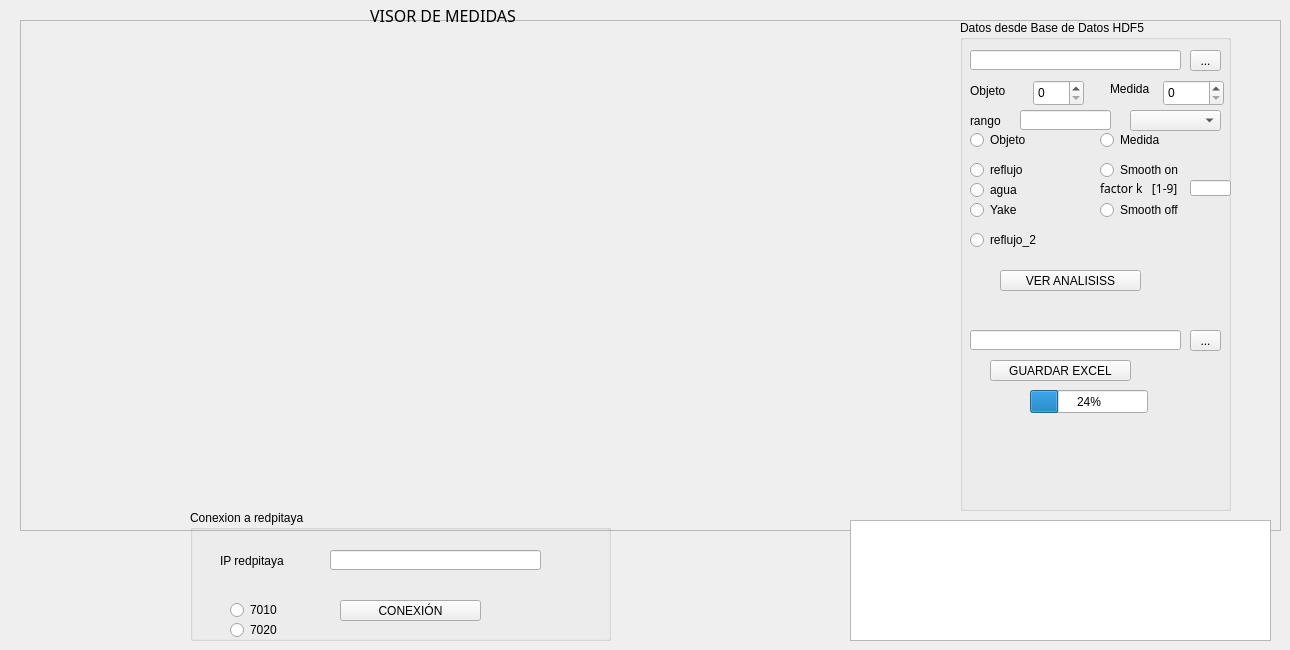
         <widget class="QWidget" name="analisis">
          <attribute name="title">
           <string>ANALISIS</string>
          </attribute>
          <widget class="QFrame" name="frame_14">
           <property name="geometry">
            <rect>
             <x>20</x>
             <y>20</y>
             <width>1261</width>
             <height>511</height>
            </rect>
           </property>
           <property name="frameShape">
            <enum>QFrame::StyledPanel</enum>
           </property>
           <property name="frameShadow">
            <enum>QFrame::Raised</enum>
           </property>
           <widget class="QWidget" name="verticalLayoutWidget_11">
            <property name="geometry">
             <rect>
              <x>0</x>
              <y>10</y>
              <width>921</width>
              <height>481</height>
             </rect>
            </property>
            <layout class="QVBoxLayout" name="mpl_4"/>
           </widget>
           <widget class="QGroupBox" name="groupBox_60">
            <property name="geometry">
             <rect>
              <x>940</x>
              <y>0</y>
              <width>271</width>
              <height>491</height>
             </rect>
            </property>
            <property name="title">
             <string>Datos desde Base de Datos HDF5</string>
            </property>
            <widget class="QLineEdit" name="load_path_17">
             <property name="geometry">
              <rect>
               <x>10</x>
               <y>30</y>
               <width>211</width>
               <height>20</height>
              </rect>
             </property>
             <property name="readOnly">
              <bool>false</bool>
             </property>
            </widget>
            <widget class="QToolButton" name="toolButton_load_17">
             <property name="geometry">
              <rect>
               <x>230</x>
               <y>30</y>
               <width>31</width>
               <height>21</height>
              </rect>
             </property>
             <property name="text">
              <string>...</string>
             </property>
            </widget>
            <widget class="QSpinBox" name="spinBox_pollo_6">
             <property name="geometry">
              <rect>
               <x>73</x>
               <y>60</y>
               <width>51</width>
               <height>26</height>
              </rect>
             </property>
             <property name="maximum">
              <number>9999</number>
             </property>
            </widget>
            <widget class="QLabel" name="label_167">
             <property name="geometry">
              <rect>
               <x>10</x>
               <y>60</y>
               <width>67</width>
               <height>21</height>
              </rect>
             </property>
             <property name="text">
              <string>Objeto</string>
             </property>
            </widget>
            <widget class="QLabel" name="label_168">
             <property name="geometry">
              <rect>
               <x>150</x>
               <y>60</y>
               <width>67</width>
               <height>17</height>
              </rect>
             </property>
             <property name="text">
              <string>Medida</string>
             </property>
            </widget>
            <widget class="QSpinBox" name="spinBox_medida_6">
             <property name="geometry">
              <rect>
               <x>203</x>
               <y>60</y>
               <width>61</width>
               <height>26</height>
              </rect>
             </property>
             <property name="maximum">
              <number>9999</number>
             </property>
            </widget>
            <widget class="QPushButton" name="VER_ANALISIS">
             <property name="geometry">
              <rect>
               <x>40</x>
               <y>250</y>
               <width>141</width>
               <height>21</height>
              </rect>
             </property>
             <property name="text">
              <string>VER ANALISISS</string>
             </property>
            </widget>
            <widget class="QComboBox" name="comboBox_trazaA_4">
             <property name="geometry">
              <rect>
               <x>170</x>
               <y>90</y>
               <width>91</width>
               <height>21</height>
              </rect>
             </property>
             <property name="maxVisibleItems">
              <number>6</number>
             </property>
            </widget>
            <widget class="QRadioButton" name="radioButton_tipoanalisis">
             <property name="geometry">
              <rect>
               <x>10</x>
               <y>140</y>
               <width>95</width>
               <height>20</height>
              </rect>
             </property>
             <property name="text">
              <string>reflujo</string>
             </property>
            </widget>
            <widget class="QRadioButton" name="radioButton_tipoanalisis_2">
             <property name="geometry">
              <rect>
               <x>10</x>
               <y>160</y>
               <width>95</width>
               <height>20</height>
              </rect>
             </property>
             <property name="text">
              <string>agua</string>
             </property>
            </widget>
            <widget class="QRadioButton" name="radioButton_tipoanalisis_3">
             <property name="geometry">
              <rect>
               <x>10</x>
               <y>180</y>
               <width>95</width>
               <height>20</height>
              </rect>
             </property>
             <property name="text">
              <string>Yake</string>
             </property>
            </widget>
            <widget class="QRadioButton" name="SMOOTH_ON_2">
             <property name="geometry">
              <rect>
               <x>140</x>
               <y>140</y>
               <width>111</width>
               <height>20</height>
              </rect>
             </property>
             <property name="text">
              <string>Smooth on</string>
             </property>
            </widget>
            <widget class="QRadioButton" name="SMOOTH_OFF_2">
             <property name="geometry">
              <rect>
               <x>140</x>
               <y>180</y>
               <width>111</width>
               <height>20</height>
              </rect>
             </property>
             <property name="text">
              <string>Smooth off</string>
             </property>
            </widget>
            <widget class="QLabel" name="label_61">
             <property name="geometry">
              <rect>
               <x>140</x>
               <y>160</y>
               <width>121</width>
               <height>16</height>
              </rect>
             </property>
             <property name="font">
              <font>
               <family>Courier 10 Pitch</family>
               <pointsize>9</pointsize>
              </font>
             </property>
             <property name="text">
              <string>factor k   [1-9]</string>
             </property>
            </widget>
            <widget class="QLineEdit" name="k_factor_2">
             <property name="geometry">
              <rect>
               <x>230</x>
               <y>160</y>
               <width>41</width>
               <height>16</height>
              </rect>
             </property>
             <property name="readOnly">
              <bool>false</bool>
             </property>
            </widget>
            <widget class="QPushButton" name="GUARDAR_EXCEL">
             <property name="geometry">
              <rect>
               <x>30</x>
               <y>340</y>
               <width>141</width>
               <height>21</height>
              </rect>
             </property>
             <property name="text">
              <string>GUARDAR EXCEL</string>
             </property>
            </widget>
            <widget class="QLineEdit" name="save_path_19">
             <property name="geometry">
              <rect>
               <x>10</x>
               <y>310</y>
               <width>211</width>
               <height>20</height>
              </rect>
             </property>
             <property name="readOnly">
              <bool>false</bool>
             </property>
            </widget>
            <widget class="QToolButton" name="toolButton_load_18">
             <property name="geometry">
              <rect>
               <x>230</x>
               <y>310</y>
               <width>31</width>
               <height>21</height>
              </rect>
             </property>
             <property name="text">
              <string>...</string>
             </property>
            </widget>
            <widget class="QProgressBar" name="progressBar_2">
             <property name="geometry">
              <rect>
               <x>70</x>
               <y>370</y>
               <width>118</width>
               <height>23</height>
              </rect>
             </property>
             <property name="value">
              <number>24</number>
             </property>
            </widget>
            <widget class="QLineEdit" name="load_path_19">
             <property name="geometry">
              <rect>
               <x>60</x>
               <y>90</y>
               <width>91</width>
               <height>20</height>
              </rect>
             </property>
             <property name="readOnly">
              <bool>false</bool>
             </property>
            </widget>
            <widget class="QLabel" name="label_170">
             <property name="geometry">
              <rect>
               <x>10</x>
               <y>90</y>
               <width>67</width>
               <height>21</height>
              </rect>
             </property>
             <property name="text">
              <string>rango</string>
             </property>
            </widget>
            <widget class="QRadioButton" name="RANGO_MEDIDA">
             <property name="geometry">
              <rect>
               <x>140</x>
               <y>110</y>
               <width>111</width>
               <height>20</height>
              </rect>
             </property>
             <property name="text">
              <string>Medida</string>
             </property>
            </widget>
            <widget class="QRadioButton" name="RANGO_OBJETO">
             <property name="geometry">
              <rect>
               <x>10</x>
               <y>110</y>
               <width>111</width>
               <height>20</height>
              </rect>
             </property>
             <property name="text">
              <string>Objeto</string>
             </property>
            </widget>
            <widget class="QRadioButton" name="radioButton_tipoanalisis_4">
             <property name="geometry">
              <rect>
               <x>10</x>
               <y>210</y>
               <width>95</width>
               <height>20</height>
              </rect>
             </property>
             <property name="text">
              <string>reflujo_2</string>
             </property>
            </widget>
           </widget>
          </widget>
          <widget class="QTextBrowser" name="textBrowser_4">
           <property name="geometry">
            <rect>
             <x>850</x>
             <y>520</y>
             <width>421</width>
             <height>121</height>
            </rect>
           </property>
          </widget>
          <widget class="QGroupBox" name="groupBox_61">
           <property name="geometry">
            <rect>
             <x>190</x>
             <y>510</y>
             <width>421</width>
             <height>131</height>
            </rect>
           </property>
           <property name="title">
            <string>Conexion a redpitaya</string>
           </property>
           <widget class="QLineEdit" name="load_path_18">
            <property name="geometry">
             <rect>
              <x>140</x>
              <y>40</y>
              <width>211</width>
              <height>20</height>
             </rect>
            </property>
            <property name="readOnly">
             <bool>false</bool>
            </property>
           </widget>
           <widget class="QPushButton" name="CONEXION_1">
            <property name="geometry">
             <rect>
              <x>150</x>
              <y>90</y>
              <width>141</width>
              <height>21</height>
             </rect>
            </property>
            <property name="text">
             <string>CONEXIÓN</string>
            </property>
           </widget>
           <widget class="QRadioButton" name="MODELO_1">
            <property name="geometry">
             <rect>
              <x>40</x>
              <y>90</y>
              <width>95</width>
              <height>20</height>
             </rect>
            </property>
            <property name="text">
             <string>7010</string>
            </property>
           </widget>
           <widget class="QRadioButton" name="MODELO_2">
            <property name="geometry">
             <rect>
              <x>40</x>
              <y>110</y>
              <width>95</width>
              <height>20</height>
             </rect>
            </property>
            <property name="text">
             <string>7020</string>
            </property>
           </widget>
           <widget class="QLabel" name="label_169">
            <property name="geometry">
             <rect>
              <x>30</x>
              <y>40</y>
              <width>67</width>
              <height>21</height>
             </rect>
            </property>
            <property name="text">
             <string>IP redpitaya</string>
            </property>
           </widget>
          </widget>
          <widget class="QLabel" name="label_161">
           <property name="geometry">
            <rect>
             <x>370</x>
             <y>0</y>
             <width>191</width>
             <height>31</height>
            </rect>
           </property>
           <property name="font">
            <font>
             <family>Courier 10 Pitch</family>
             <pointsize>12</pointsize>
             <bold>false</bold>
            </font>
           </property>
           <property name="text">
            <string>VISOR DE MEDIDAS</string>
           </property>
          </widget>
         </widget>
